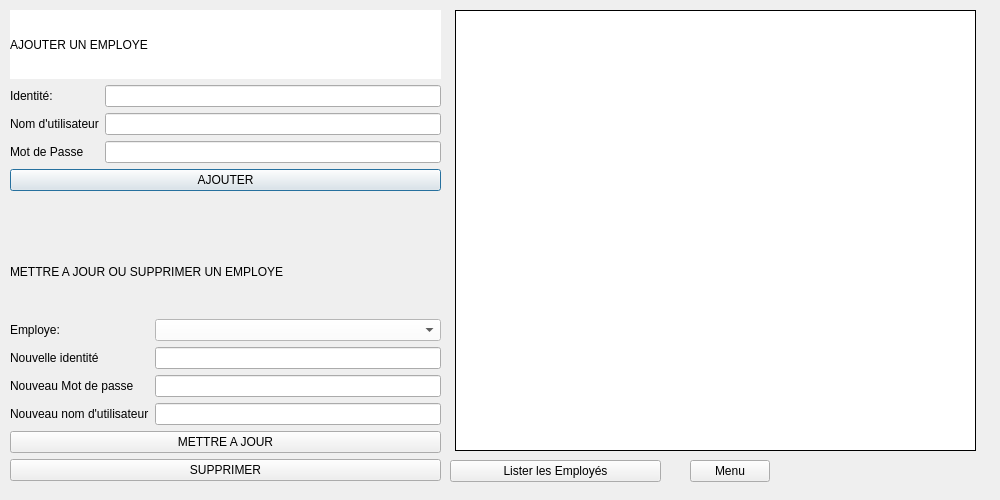
<?xml version="1.0" encoding="UTF-8"?>
<ui version="4.0">
 <class>gestionEmploye</class>
 <widget class="QDialog" name="gestionEmploye">
  <property name="geometry">
   <rect>
    <x>0</x>
    <y>0</y>
    <width>1000</width>
    <height>500</height>
   </rect>
  </property>
  <property name="minimumSize">
   <size>
    <width>1000</width>
    <height>500</height>
   </size>
  </property>
  <property name="maximumSize">
   <size>
    <width>1000</width>
    <height>500</height>
   </size>
  </property>
  <property name="windowTitle">
   <string>Dialog</string>
  </property>
  <property name="styleSheet">
   <string notr="true">/*background-color: qlineargradient(spread:pad, x1:0, y1:0, x2:1, y2:1, stop:1 rgba(0, 255, 150, 255));*/</string>
  </property>
  <widget class="QTableView" name="tableView">
   <property name="geometry">
    <rect>
     <x>455</x>
     <y>10</y>
     <width>521</width>
     <height>441</height>
    </rect>
   </property>
   <property name="minimumSize">
    <size>
     <width>521</width>
     <height>441</height>
    </size>
   </property>
   <property name="maximumSize">
    <size>
     <width>521</width>
     <height>441</height>
    </size>
   </property>
   <property name="styleSheet">
    <string notr="true">background-color: qlineargradient(spread:pad, x1:0, y1:0, x2:1, y2:1, stop:0 rgba(255, 255, 255, 255));</string>
   </property>
  </widget>
  <widget class="QWidget" name="verticalLayoutWidget">
   <property name="geometry">
    <rect>
     <x>10</x>
     <y>10</y>
     <width>431</width>
     <height>181</height>
    </rect>
   </property>
   <layout class="QVBoxLayout" name="verticalLayout">
    <item>
     <widget class="QLabel" name="label">
      <property name="styleSheet">
       <string notr="true">background-color: qlineargradient(spread:pad, x1:0, y1:0, x2:1, y2:1, stop:0 rgba(255, 255, 255, 255));</string>
      </property>
      <property name="text">
       <string>AJOUTER UN EMPLOYE</string>
      </property>
     </widget>
    </item>
    <item>
     <layout class="QFormLayout" name="formLayout">
      <item row="0" column="0">
       <widget class="QLabel" name="nomLabel">
        <property name="text">
         <string>Identité:</string>
        </property>
       </widget>
      </item>
      <item row="0" column="1">
       <widget class="QLineEdit" name="nomEmploye"/>
      </item>
      <item row="1" column="0">
       <widget class="QLabel" name="nomDUtilisateurLabel">
        <property name="text">
         <string>Nom d'utilisateur</string>
        </property>
       </widget>
      </item>
      <item row="1" column="1">
       <widget class="QLineEdit" name="usernameEmploye"/>
      </item>
      <item row="2" column="0">
       <widget class="QLabel" name="motDePasseLabel">
        <property name="text">
         <string>Mot de Passe</string>
        </property>
       </widget>
      </item>
      <item row="2" column="1">
       <widget class="QLineEdit" name="mdpNewEmp"/>
      </item>
     </layout>
    </item>
    <item>
     <widget class="QPushButton" name="AjouterEmploye">
      <property name="styleSheet">
       <string notr="true"/>
      </property>
      <property name="text">
       <string>AJOUTER</string>
      </property>
     </widget>
    </item>
   </layout>
  </widget>
  <widget class="QWidget" name="verticalLayoutWidget_2">
   <property name="geometry">
    <rect>
     <x>10</x>
     <y>230</y>
     <width>431</width>
     <height>251</height>
    </rect>
   </property>
   <layout class="QVBoxLayout" name="verticalLayout_2">
    <item>
     <widget class="QLabel" name="label_2">
      <property name="text">
       <string>METTRE A JOUR OU SUPPRIMER UN EMPLOYE</string>
      </property>
     </widget>
    </item>
    <item>
     <layout class="QFormLayout" name="formLayout_2">
      <item row="0" column="0">
       <widget class="QLabel" name="employeLabel">
        <property name="text">
         <string>Employe:</string>
        </property>
       </widget>
      </item>
      <item row="0" column="1">
       <widget class="QComboBox" name="comboBox">
        <property name="styleSheet">
         <string notr="true">background-color: qlineargradient(spread:pad, x1:0, y1:0, x2:1, y2:1, stop:0 rgba(255, 255, 255, 255));
background-color: rgb(255, 255, 255);
color: qlineargradient(spread:pad, x1:0, y1:0, x2:1, y2:1, stop:0 rgba(255, 255, 255, 255));</string>
        </property>
       </widget>
      </item>
      <item row="1" column="0">
       <widget class="QLabel" name="nouvelleIdentitLabel">
        <property name="text">
         <string>Nouvelle identité</string>
        </property>
       </widget>
      </item>
      <item row="1" column="1">
       <widget class="QLineEdit" name="newIdentEmpMaj"/>
      </item>
      <item row="2" column="1">
       <widget class="QLineEdit" name="newMdpEmpMaj"/>
      </item>
      <item row="3" column="0">
       <widget class="QLabel" name="nouveauNomDUtilisateurLabel">
        <property name="text">
         <string>Nouveau nom d'utilisateur</string>
        </property>
       </widget>
      </item>
      <item row="3" column="1">
       <widget class="QLineEdit" name="newUsernameMaj"/>
      </item>
      <item row="2" column="0">
       <widget class="QLabel" name="nouveauMotDePasseLabel">
        <property name="text">
         <string>Nouveau Mot de passe</string>
        </property>
       </widget>
      </item>
     </layout>
    </item>
    <item>
     <widget class="QPushButton" name="pushButton">
      <property name="text">
       <string>METTRE A JOUR</string>
      </property>
     </widget>
    </item>
    <item>
     <widget class="QPushButton" name="Supprimer">
      <property name="text">
       <string>SUPPRIMER</string>
      </property>
     </widget>
    </item>
   </layout>
  </widget>
  <widget class="QPushButton" name="listerEmp">
   <property name="geometry">
    <rect>
     <x>450</x>
     <y>460</y>
     <width>211</width>
     <height>22</height>
    </rect>
   </property>
   <property name="text">
    <string>Lister les Employés</string>
   </property>
  </widget>
  <widget class="QPushButton" name="menu">
   <property name="geometry">
    <rect>
     <x>690</x>
     <y>460</y>
     <width>80</width>
     <height>22</height>
    </rect>
   </property>
   <property name="text">
    <string>Menu</string>
   </property>
  </widget>
 </widget>
 <resources/>
 <connections/>
</ui>
